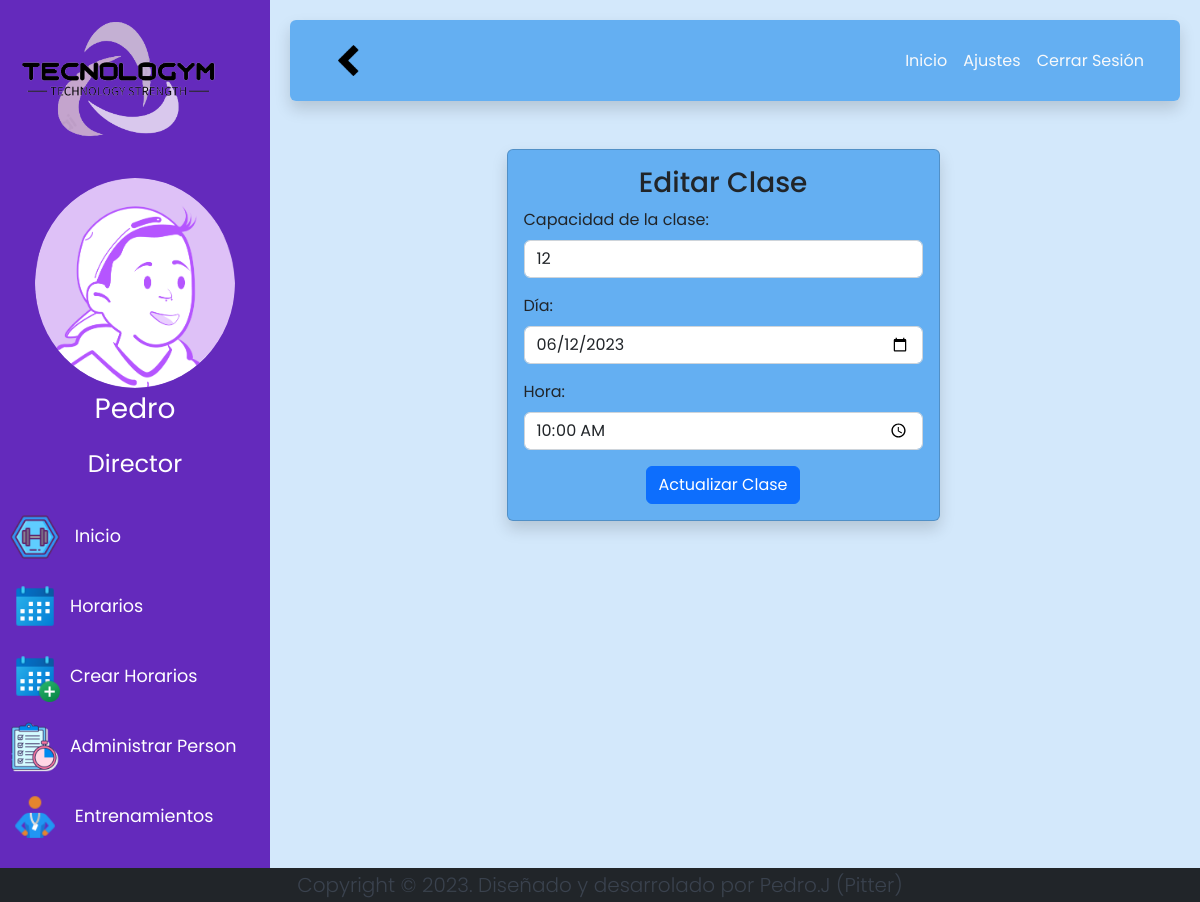
/c_Schedule/updateClasses/1 (signed in), run on the app's committed database.
### tables this page shows
CREATE TABLE `class` (
  `id_class` int(11) NOT NULL,
  `id_worker` int(11) NOT NULL,
  `id_skill` int(11) NOT NULL,
  `capacity` int(11) NOT NULL DEFAULT 12,
  `day` date NOT NULL,
  `hour` time NOT NULL
);

### config/core/Controller.php (called while the page is built, shortened)
<?php
abstract class Controller
{
    protected function loadView($view, $params = array())
    {
        return new View($view, $params);
    }
    protected function loadModel($model)
    {
        if (is_file(ROOT . PATH_MODELS . $model . ".php")) {
            return new $model();
        } else {
            throw new Exception("Error, model does not exist");
        }
    }
}
?>

### app/controllers/c_Schedule.php (called while the page is built, shortened)
<?php
class c_Schedule extends Controller
{
    private $m_schedule;
    public function __construct()
    {
        $this->m_schedule = $this->loadModel("m_Schedule");
    }
    public function updateClasses($id_class)
    {
        $datos["class"] = $this->m_schedule->showClass($id_class[0]);
        $contenido = "v_UpdateClass";
        $this->loadView($contenido, $datos);
    }
}

### config/core/Model.php (called while the page is built, shortened)
<?php
class Model
{
    private $host = DB_HOST;
    private $user = DB_USER;
    private $pass = DB_PASS;
    private $dbname = DB_NAME;
    private $dbh;
    private $stmt;
    function __construct()
    {
        $dsn = 'mysql:host=' . $this->host . ';dbname=' . $this->dbname;
        $options = array(
            PDO::ATTR_PERSISTENT => true,
            PDO::ATTR_ERRMODE => PDO::ERRMODE_EXCEPTION,
            PDO::MYSQL_ATTR_INIT_COMMAND => 'SET NAMES utf8'
        );
        try {
            $this->dbh = new PDO($dsn, $this->user, $this->pass, $options);
        } catch (PDOException $e) {
            $this->error = $e->getMessage();
        }
    }
    public function consult($query)
    {
        $this->stmt = $this->dbh->prepare($query);
    }
    public function link($param, $value, $type = null)
    {
        if (is_null($type)) {
            switch (true) {
                default:
                    $type = PDO::PARAM_STR;
            }
        }
        $this->stmt->bindValue($param, $value, $type);
    }
    public function launch()
    {
        return $this->stmt->execute();
    }
    public function result()
    {
        $this->launch();
        return $this->stmt->fetchAll(PDO::FETCH_ASSOC);
    }
}
?>

### app/models/m_Schedule.php (called while the page is built, shortened)
<?php
class m_Schedule extends Model
{
    public function showClass($id_class)
    {
        $snt = "SELECT * FROM `class` WHERE id_class=:id_class";
        $this->consult($snt);
        $this->link(":id_class", $id_class);
        return $this->result();
    }
}

### app/views/v_UpdateClass.php (the view, shortened to what this page needs)
<div class="row container-fluid justify-content-around ">
    <div class="container card col-lg-6 col-md-9 col-sm-8 fondo-2 shadow p-3 mb-5 rounded">
        <div class="text-center">
            <h3>Editar Clase</h3>
        </div>
        <form action="<?= BASE_URL . 'c_Schedule/updateClass/' . $class[0]['id_class'] ?>" method="post">
            <div class="mb-3">
                <label for="addCapacity" class="form-label">Capacidad de la clase:</label>
                <input type="number" class="form-control" name="addCapacity" aria-describedby="helpId" value="<?= $class[0]['capacity'] ?>" onblur="validarCampo(this)" required>
            </div>
            <div class="mb-3">
                <label for="addDay" class="form-label">Día:</label>
                <input type="date" class="form-control" name="addDay" aria-describedby="helpId" min="<?php echo date('Y-m-d'); ?>" value="<?= $class[0]['day'] ?>" onblur="validarCampo(this)" required>
            </div>
            <div class="mb-3">
                <label for="addHour" class="form-label">Hora:</label>
                <input type="time" class="form-control" name="addHour" aria-describedby="helpId" value="<?= $class[0]['hour'] ?>" onblur="validarCampo(this)" required>
            </div>
            <div class="d-flex justify-content-around ">
                <button type="submit" class="btn btn-primary">Actualizar Clase</button>
            </div>
        </form>
    </div>
</div>

### app/views/css/v_index.css (style rules this page uses)
body { font-family: "Poppins", sans-serif; background: #3698ee37; }
.fondo-2 { background-color: rgba(54, 152, 238, 0.7); }

### data on the page
class: addCapacity "12", addDay "06/12/2023", addHour "10:00:00"

### other printed values
$_SESSION['session']['name'] "Pedro"
$_SESSION['session']['role'] "Director"
